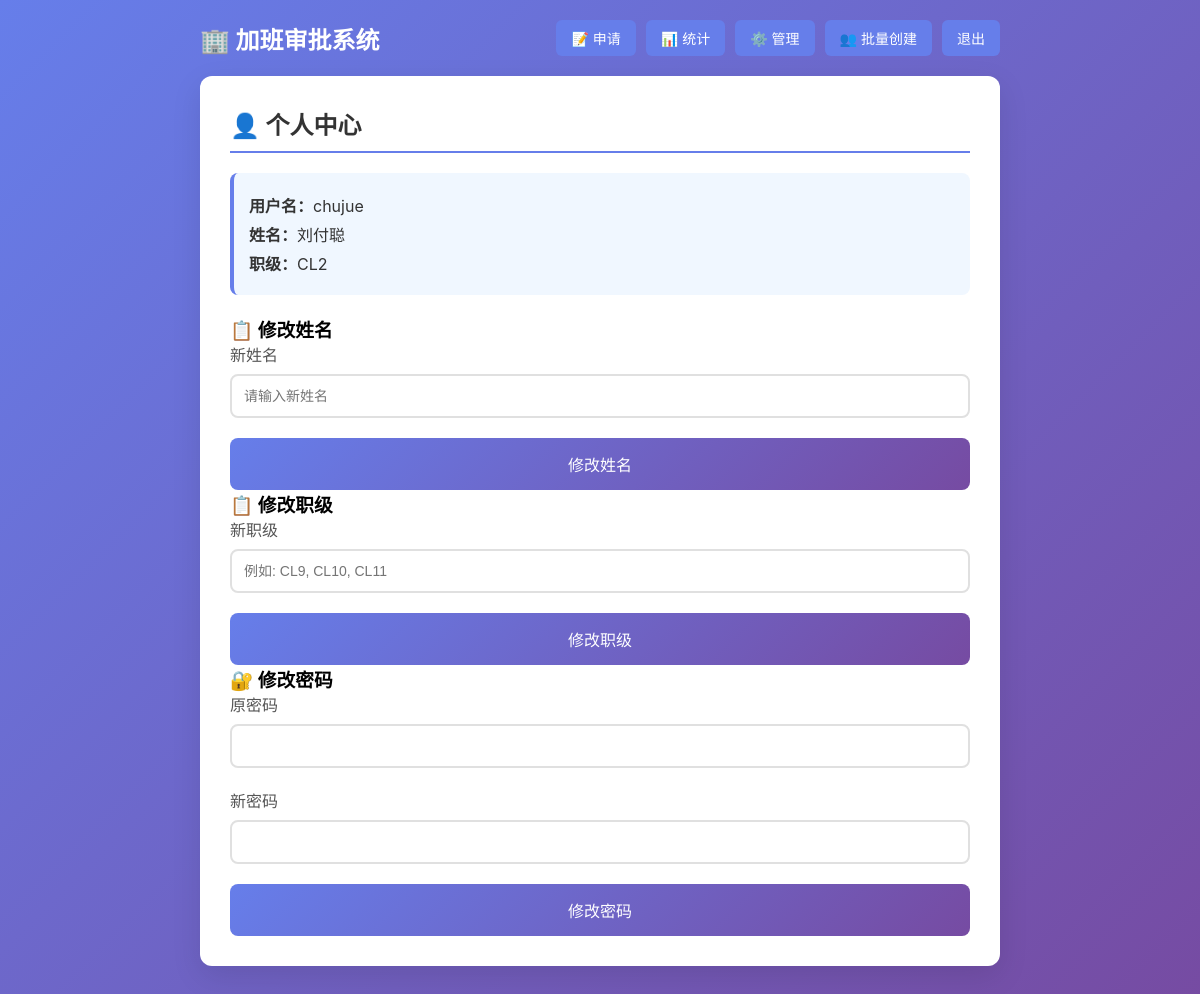
Screenshot of /profile (signed in) with the database file from the repository.
### tables this page shows
CREATE TABLE users (
        id INTEGER PRIMARY KEY AUTOINCREMENT,
        username TEXT UNIQUE NOT NULL,
        password TEXT NOT NULL,
        name TEXT NOT NULL,
        rank TEXT NOT NULL,
        is_admin INTEGER DEFAULT 0
    );

### app.py (the view, shortened to what this page needs)
@app.route('/profile', methods=['GET', 'POST'])
def profile():
    if 'user_id' not in session:
        return redirect(url_for('login'))
    conn = get_db()
    user = conn.execute('SELECT * FROM users WHERE id = ?', (session['user_id'],)).fetchone()
    return render_template('profile.html', user=user)

### app.py (called while the page is built)
def get_db():
    if 'db' not in g:
        g.db = sqlite3.connect(DB_PATH)
        g.db.row_factory = sqlite3.Row
    return g.db

### templates/profile.html (shortened to what this page needs)
<!DOCTYPE html>
<html lang="zh-CN">
<head>
    <link rel="stylesheet" href="{{ url_for('static', filename='style.css') }}">
</head>
<body>
    <div class="container">
        <header>
            <h1>🏢 加班审批系统</h1>
            <div class="user-info">
                <a href="{{ url_for('index') }}" class="btn-small">📝 申请</a>
                <a href="{{ url_for('stats') }}" class="btn-small">📊 统计</a>
                {% if session.get('is_admin') %}
                    <a href="{{ url_for('admin') }}" class="btn-small">⚙️ 管理</a>
                    <a href="{{ url_for('batch_create') }}" class="btn-small">👥 批量创建</a>
                {% endif %}
                <a href="{{ url_for('logout') }}" class="btn-small">退出</a>
            </div>
        </header>
        <div class="card">
            <h2>👤 个人中心</h2>
            <div class="info-box">
                <p><strong>用户名：</strong>{{ user.username }}</p>
                <p><strong>姓名：</strong>{{ user.name }}</p>
                <p><strong>职级：</strong>{{ user.rank }}</p>
            </div>
            <h3>📋 修改姓名</h3>
            <form method="POST">
                <div class="form-group">
                    <label>新姓名</label>
                    <input type="text" name="new_name" placeholder="请输入新姓名" required>
                </div>
                <button type="submit" class="btn">修改姓名</button>
            </form>
            <h3>📋 修改职级</h3>
            <form method="POST">
                <div class="form-group">
                    <label>新职级</label>
                    <input type="text" name="new_rank" placeholder="例如: CL9, CL10, CL11" required>
                </div>
                <button type="submit" class="btn">修改职级</button>
            </form>
            <h3>🔐 修改密码</h3>
            <form method="POST">
                <div class="form-group">
                    <label>原密码</label>
                    <input type="password" name="old_password" required>
                </div>
                <div class="form-group">
                    <label>新密码</label>
                    <input type="password" name="new_password" required>
                </div>
                <button type="submit" class="btn">修改密码</button>
            </form>
        </div>
    </div>
</body>
</html>

### static/style.css (style rules this page uses)
* { margin: 0; padding: 0; box-sizing: border-box; }
body { font-family: -apple-system, BlinkMacSystemFont, 'Segoe UI', 'PingFang SC', 'Hiragino Sans GB', 'Microsoft YaHei', sans-serif; background: linear-gradient(135deg, #667eea 0%, #764ba2 100%); min-height: 100vh; padding: 20px; }
.container { max-width: 800px; margin: 0 auto; }
h1 { color: white; text-align: center; margin-bottom: 30px; font-size: 2em; }
header { display: flex; justify-content: space-between; align-items: center; margin-bottom: 20px; flex-wrap: wrap; gap: 10px; }
header h1 { margin-bottom: 0; font-size: 1.5em; }
.user-info { display: flex; gap: 10px; align-items: center; color: white; }
.card { background: white; border-radius: 12px; padding: 30px; margin-bottom: 20px; box-shadow: 0 10px 30px rgba(0,0,0,0.1); }
.card h2 { color: #333; margin-bottom: 20px; padding-bottom: 10px; border-bottom: 2px solid #667eea; }
.form-group { margin-bottom: 20px; }
.form-group label { display: block; margin-bottom: 8px; color: #555; font-weight: 500; }
.form-group input, .form-group select, .form-group textarea { width: 100%; padding: 12px; border: 2px solid #e0e0e0; border-radius: 8px; font-size: 14px; transition: border-color 0.3s; }
.btn { background: linear-gradient(135deg, #667eea 0%, #764ba2 100%); color: white; border: none; padding: 14px 30px; border-radius: 8px; font-size: 16px; cursor: pointer; width: 100%; transition: transform 0.2s, box-shadow 0.2s; }
.btn-small { background: #667eea; color: white; padding: 8px 15px; border-radius: 6px; text-decoration: none; font-size: 14px; transition: background 0.2s; border: none; cursor: pointer; }
.info-box { background: #f0f7ff; padding: 15px; border-radius: 8px; margin-bottom: 20px; border-left: 4px solid #667eea; }
.info-box p { margin: 5px 0; color: #333; }

### rows the page displays
users: username "chujue", name "刘付聪", rank "CL2"
